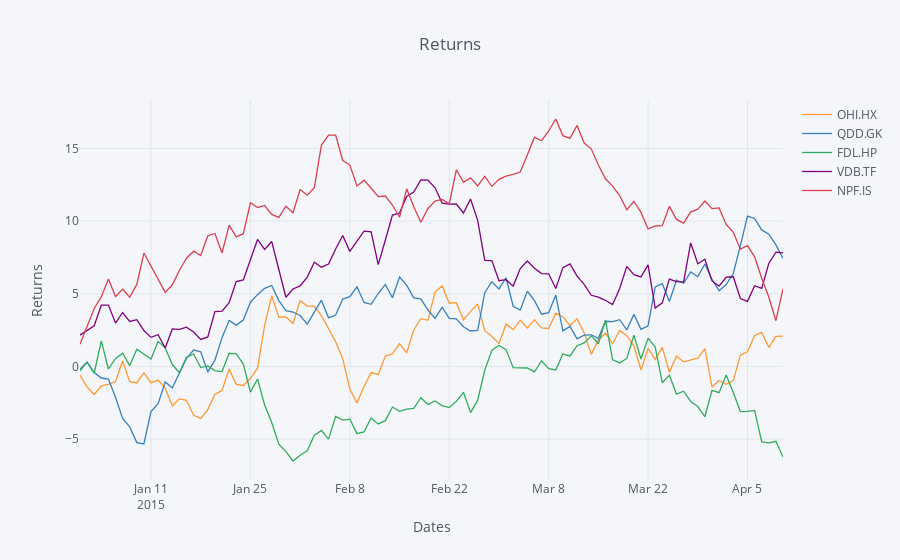

Source (notebook cell):
### Code cell
iplot(cf.datagen.lines().iplot(asFigure=True,
                               kind='scatter',xTitle='Dates',yTitle='Returns',title='Returns'))
